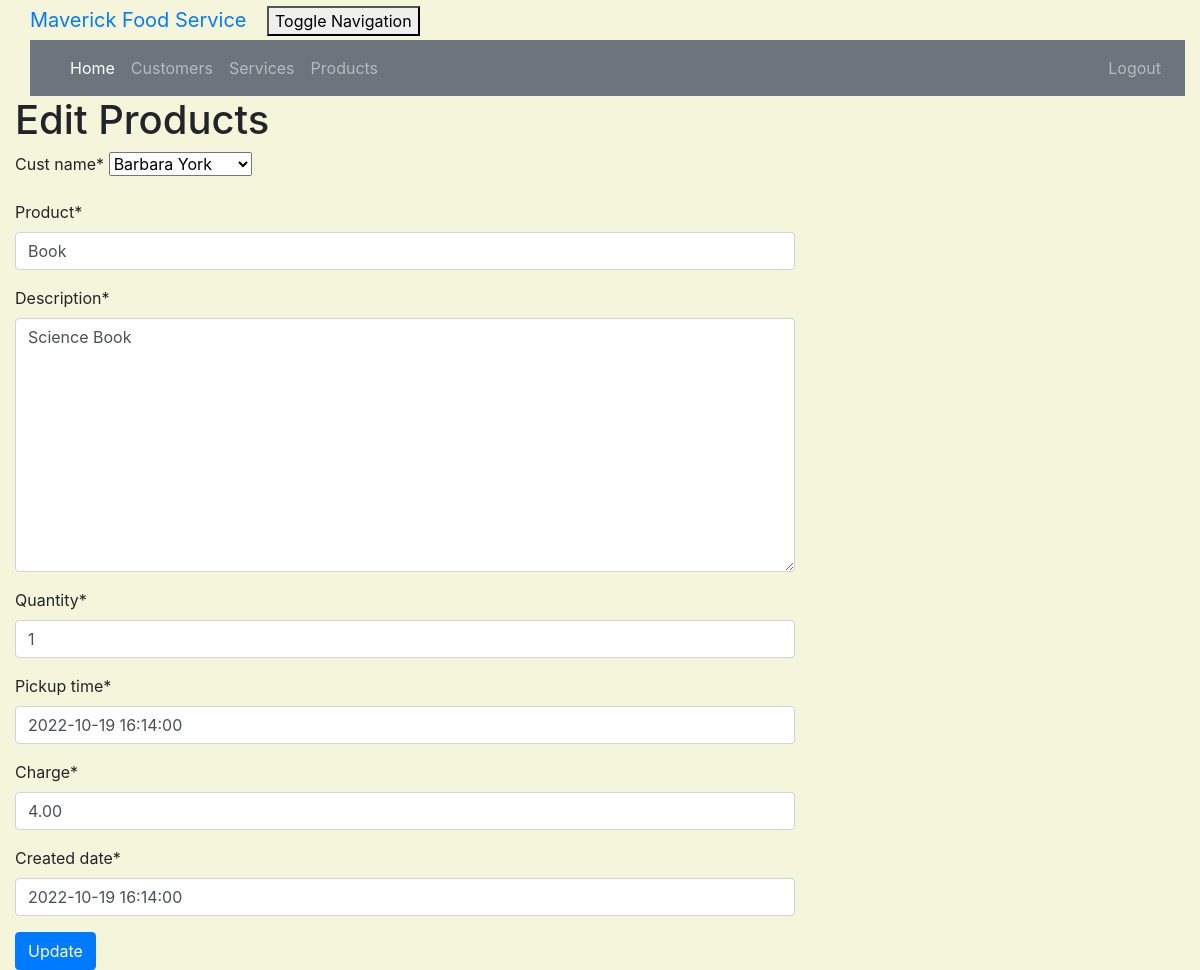
Screenshot of /product/1/edit/ (signed in) with the database file from the repository.
### crm/models.py (models this page shows, shortened)
class Customer(models.Model):
    cust_name = models.CharField(max_length=50)
    email = models.EmailField(max_length=100)
    phone = models.CharField(max_length=20)
    bldgroom = models.CharField(max_length=100)
    address = models.CharField(max_length=200)
    city = models.CharField(max_length=50)
    state = models.CharField(max_length=50)
    zipcode = models.CharField(max_length=10)
    organization = models.CharField(max_length=100)
    role = models.CharField(max_length=100)
    def __str__(self):
        return self.cust_name

class Product(models.Model):
    cust_name = models.ForeignKey(Customer, on_delete=models.CASCADE, related_name='products')
    product = models.CharField(max_length=100)
    description = models.TextField()
    quantity = models.IntegerField()
    pickup_time = models.DateTimeField(
        default=timezone.now)
    charge = models.DecimalField(max_digits=10, decimal_places=2)
    created_date = models.DateTimeField(
        default=timezone.now)
    updated_date = models.DateTimeField(auto_now_add=True)

### crm/views.py (the view)
# urls.py: path('product/<int:pk>/edit/', views.product_edit, name='product_edit'),
@login_required
def product_edit(request, pk):
    product = get_object_or_404(Product, pk=pk)
    if request.method == "POST":
        form = ProductForm(request.POST, instance=product)
        if form.is_valid():
            product = form.save()
            product.updated_date = timezone.now()
            product.save()
            products = Product.objects.filter(created_date__lte=timezone.now())
            return render(request, 'crm/product_list.html', {'product': products})
    else:
        form = ProductForm(instance=product)
    return render(request, 'crm/product_edit.html', {'form': form})

### crm/forms.py
class ProductForm(forms.ModelForm):
   class Meta:
       model = Product
       fields = ('cust_name', 'product', 'description', 'quantity', 'pickup_time', 'charge', 'created_date' )

### crm/templates/crm/product_edit.html (shortened to what this page needs)
<!DOCTYPE html>
<html lang="en">
{% extends 'crm/base.html' %}
{% load crispy_forms_tags %}
{% block content %}
    <h1>Edit Products</h1>
    <form method="POST" class="product-form">{% csrf_token %}
        {{ form|crispy }}
        <button type="submit" class="btn btn-primary">Update</button>
    </form>
{% endblock %}

### crm/static/css/portfolio.css (style rules this page uses)
body { padding-left: 15px; }

### crm/templates/crm/product_edit.html (style rules this page uses)
body { background-color: beige; }

### rows the page displays
Customer: cust_name "Barbara York"
Product: product "Book", description "Science Book", quantity "1", pickup_time "2022-10-19 16:14:00", charge "4.00", created_date "2022-10-19 16:14:00"
